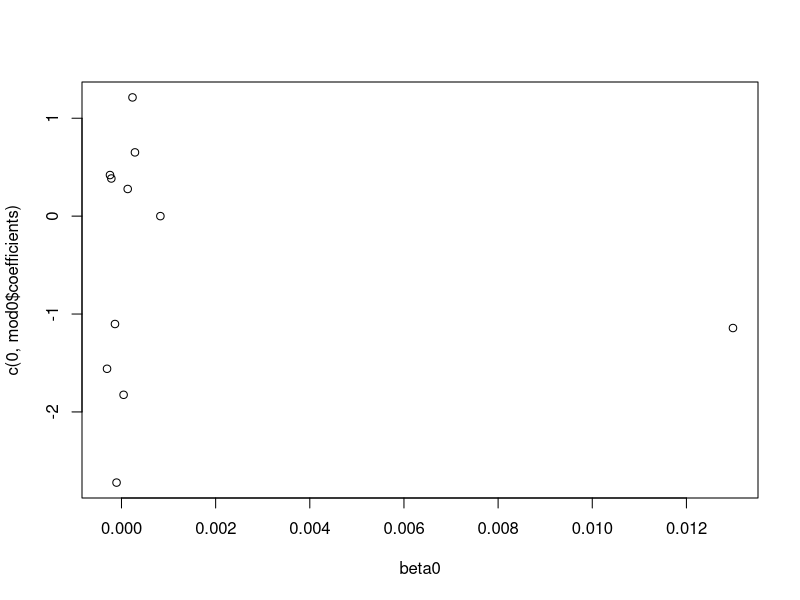

R code for this plot:
N <- 1000
M <- 10
x <- runif(N)
X <- matrix(runif(N * M), N, M)

U <- svd(X)$u
crossprod(U)

X2 <- cbind(x, U)
(K <- crossprod(X2))

(K2 <- solve(K))
# solve(K, t(X2))

# https://en.wikipedia.org/wiki/Woodbury_matrix_identity#Derivation_from_LDU_decomposition
V <- drop(crossprod(x, U))
alpha <- 1 / drop(crossprod(x) - crossprod(V))
-alpha * V
K2[-1, 1]

alpha * tcrossprod(V) + diag(M)
K2[-1, -1]

y <- sample(0:1, N, TRUE)
# precompute some estimation with only the covariables (and the intercept)
mod0 <- stats::glm(y ~ X2[, -1] - 1, family = "binomial")
p0 <- mod0$fitted
w0 <- p0 * (1 - p0)
z0 <- log(p0 / (1 - p0)) * w0 + (y - p0)
beta0 <- solve(crossprod(X2, sweep(X2, 1, w0, '*')),
               crossprod(X2, y - p0))
plot(beta0, c(0, mod0$coefficients))
## IRLS
beta <- rep(0, M + 1)
c <- 1
repeat{
  p <- 1 / (1 + exp(-(X2 %*% beta)))
  w <- p * (1 - p)
  cprod <- crossprod(X2, sweep(X2, 1, w, '*'))
  inv <- solve(cprod)
  diff <- inv %*% crossprod(X2, y - p)
  diff.max <- max(abs(diff / beta))
  print(res <- c(c, inv[1, 1], diff.max))
  if (diff.max < 1e-8) {
    break
  } else {
    c <- c + 1
  }
  beta <- beta + diff
}

## MM
beta2 <- rep(0, M + 1)
# beta2 <- c(0, mod0$coefficients)
c2 <- 1
repeat{
  p2 <- 1 / (1 + exp(-(X2 %*% beta2)))
  inv2 <- 4 * solve(crossprod(X2))
  diff2 <- inv2 %*% crossprod(X2, y - p2)
  diff2.max <- max(abs(diff2 / beta2))
  print(res2 <- c(c2, inv2[1, 1], diff2.max))
  if (diff2.max < 1e-8) {
    break
  } else {
    c2 <- c2 + 1
  }
  beta2 <- beta2 + diff2
}
print(res / res2)
p3 <- 1 / (1 + exp(-(X2 %*% beta2)))
w3 <- p3 * (1 - p3)
cprod3 <- crossprod(X2, sweep(X2, 1, w3, '*'))
inv3 <- solve(cprod3)
diff3 <- inv3 %*% crossprod(X2, y - p3)
diff3.max <- max(abs(diff3 / beta2))
print(c(c, c2))
print(c(beta[1], beta2[1]))
print(c(diff.max, diff2.max, diff3.max))
print(c(inv[1, 1], inv2[1, 1], inv3[1, 1]))

